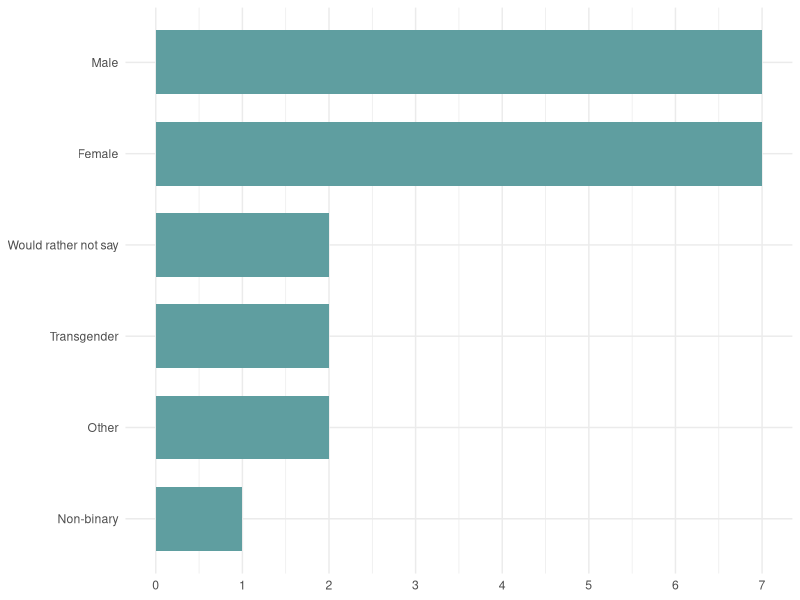
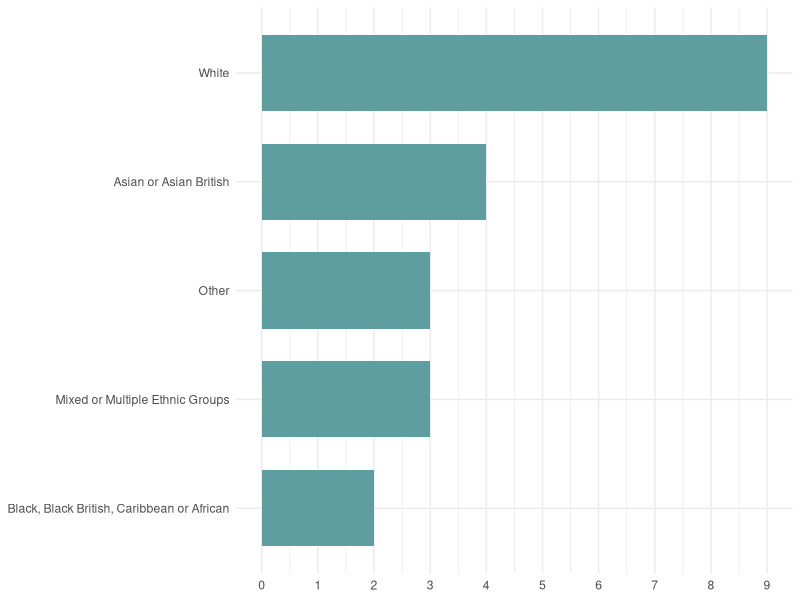
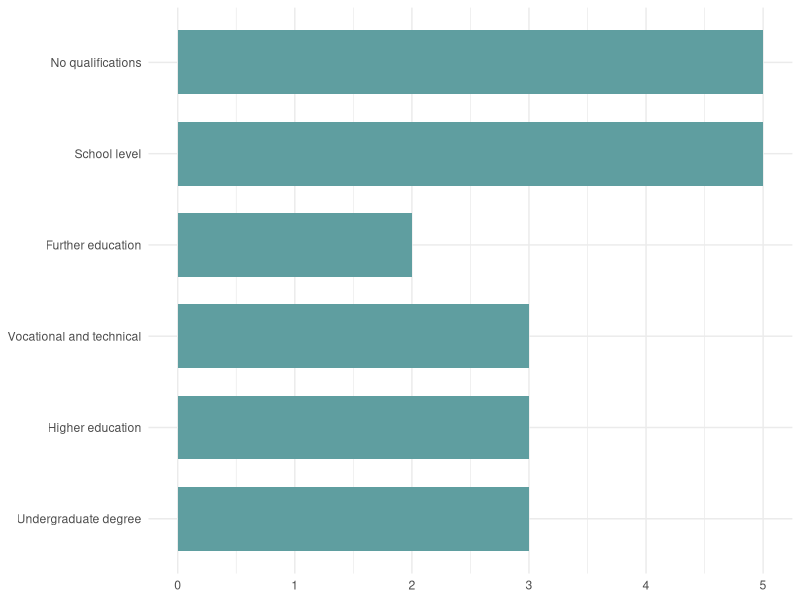
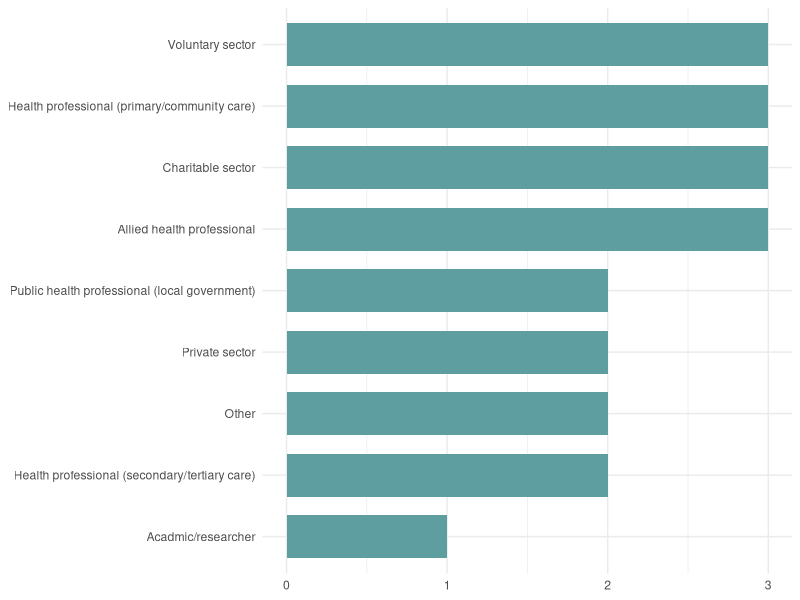
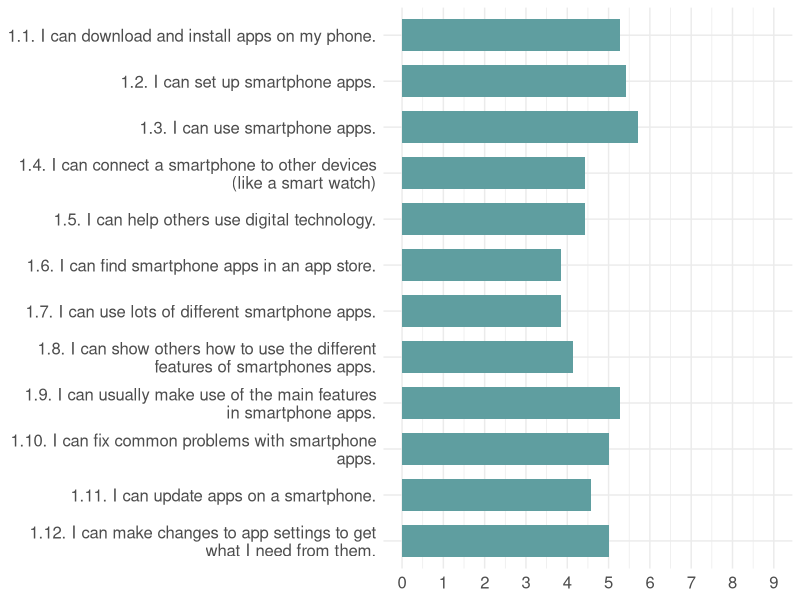
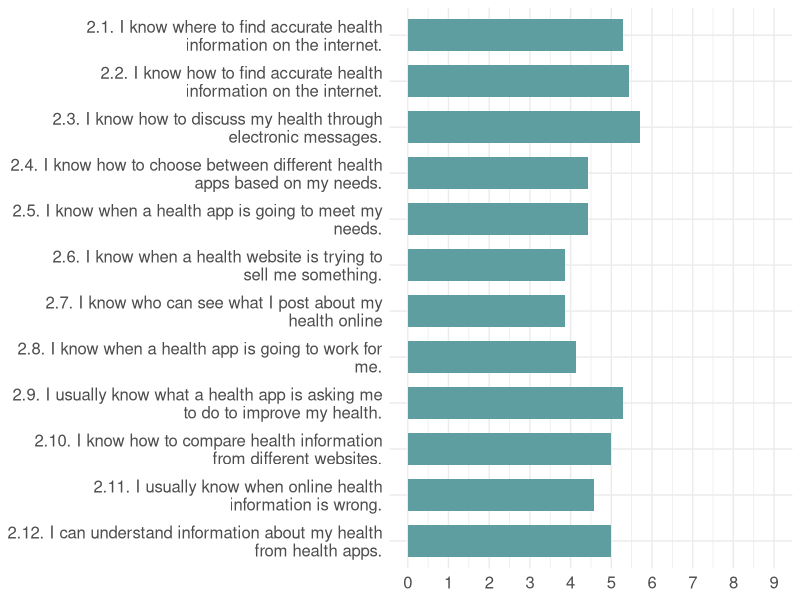
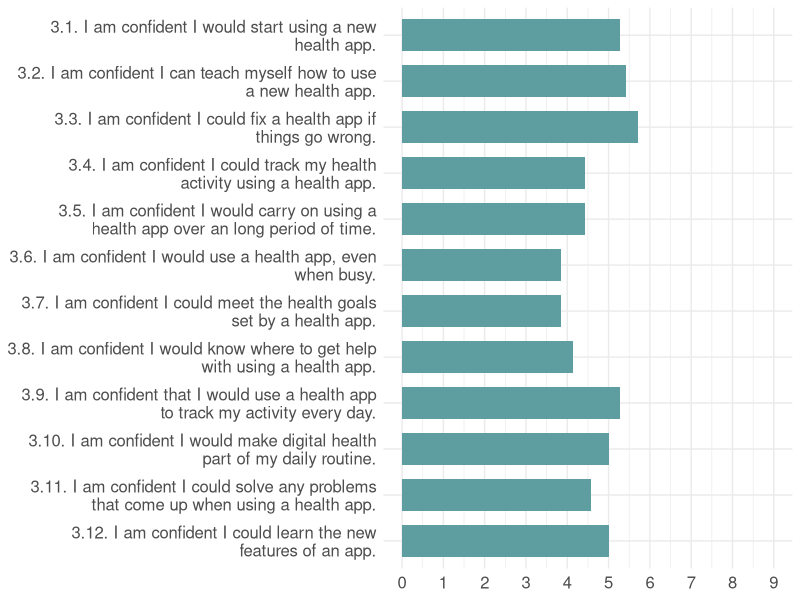
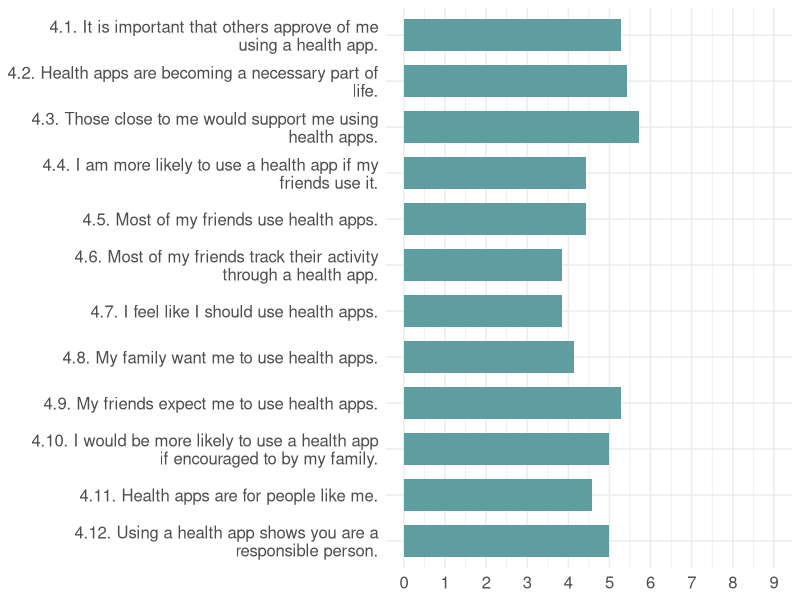

R code for these plots, in order:
## ---- chunk 1
knitr::opts_chunk$set(error=FALSE, warning=FALSE, message=FALSE)
## ---- chunk 2
# Load libraries
library(tidyverse)
library(dplyr)
library(ggplot2)
library(stringr)
## ---- chunk 3
data <- read.csv("data/raw_data.csv") # Load data
## ---- chunk 4
# Recode values
data$edu_att <- recode(data$edu_att,
  "School-level (GCSEs, CSEs, O-Levels, or equivalent)" = "School level",
  "Further education (A-Level, NVQ, Scottish Highers, or equivalent)" = "Further education",
  "Vocational and technical (NVQ Level 1 and 2, BTEC, Apprenticeships, or equivalent)" = "Vocational and technical",
  "Higher education (HNC, HND, Foundational Degree, or equivalent)" = "Higher education",
  "Undergraduate Degree (BA, BSc, BEng, or equivalent)" = "Undergraduate degree",
  "Postgraduate and professional (MA, MSc, MBA, PhD, or equivalent)" = "Postgraduate and professional"
)
## ---- chunk 5
# Step 1: Summarize the counts by gender group
gender_counts <- data %>%
  group_by(gen_grp) %>%
  summarise(Count = n())  # Count the frequency of each gender group

# Step 2: Create the horizontal bar chart with bars ordered by count
ggplot(gender_counts, aes(x = factor(gen_grp, levels = gen_grp[order(Count)]), y = Count)) +
  geom_bar(stat = "identity", width = 0.7, fill="cadetblue") +
  coord_flip() +  # Flips the chart to horizontal
  labs(title = NULL, x = NULL, y = NULL) +  # Set x and y labels to NULL
  scale_y_continuous(breaks = seq(0, max(gender_counts$Count), by = 1)) +  # Set y-axis to display whole numbers
  theme_minimal()
## ---- chunk 6
# Step 1: Summarize the counts by ethnicity group
gender_counts <- data %>%
  group_by(eth_grp) %>%
  summarise(Count = n()) %>%  # Count the frequency of each ethnicity group
  arrange(Count)  # Order by Count in ascending order

# Step 2: Create the horizontal bar chart with whole number labels on the y-axis
# Set the factor levels based on the ascending order of counts
gender_counts$eth_grp <- factor(gender_counts$eth_grp, levels = gender_counts$eth_grp)

ggplot(gender_counts, aes(x = eth_grp, y = Count)) +
  geom_bar(stat = "identity", width = 0.7, fill="cadetblue") +
  coord_flip() +  # Flips the chart to horizontal
  labs(title = NULL, x = NULL, y = NULL) +  # Set x and y labels to NULL
  scale_y_continuous(breaks = seq(0, max(gender_counts$Count), by = 1)) +  # Set y-axis to display whole numbers
  theme_minimal()
## ---- chunk 7
# Step 1: Summarize the counts by educational attainment
edu_counts <- data %>%
  group_by(edu_att) %>%
  summarise(Count = n())  # Count the frequency of each educational attainment category

# Step 2: Define the specific order for educational attainment
desired_order <- c(
  "Other",
  "Postgraduate and professional",
  "Undergraduate degree",
  "Higher education",
  "Vocational and technical", 
  "Further education", 
  "School level", 
  "No qualifications"
)

# Set the factor levels based on the desired order
edu_counts$edu_att <- factor(edu_counts$edu_att, levels = desired_order)

# Create the horizontal bar chart with reduced bar width and gaps
ggplot(edu_counts, aes(x = edu_att, y = Count)) +
  geom_bar(stat = "identity", width = 0.7, fill="cadetblue") +  # Adjust bar width and gaps
  coord_flip() +  # Flips the chart to horizontal
  labs(title = NULL, x = NULL, y = NULL) +  # Set x and y labels to NULL
  scale_y_continuous(breaks = seq(0, max(edu_counts$Count), by = 1)) +  # Set y-axis to display whole numbers
  theme_minimal() +
  theme(panel.spacing = unit(0.2, "cm"))  # Adjust space between panels if using facets
## ---- chunk 8
# Step 1: Summarize the counts by employment sector
gender_counts <- data %>%
  group_by(emp_sec) %>%
  summarise(Count = n()) %>%  # Count the frequency of each employment sector
  arrange(Count)  # Order by Count in ascending order

# Step 2: Create the horizontal bar chart with whole number labels on the y-axis
# Set the factor levels based on the ascending order of counts
gender_counts$emp_sec <- factor(gender_counts$emp_sec, levels = gender_counts$emp_sec)

ggplot(gender_counts, aes(x = emp_sec, y = Count)) +
  geom_bar(stat = "identity", width = 0.7, fill="cadetblue") +
  coord_flip() +  # Flips the chart to horizontal
  labs(title = NULL, x = NULL, y = NULL) +  # Set x and y labels to NULL
  scale_y_continuous(breaks = seq(0, max(gender_counts$Count), by = 1)) +  # Set y-axis to display whole numbers
  theme_minimal()
## ---- chunk 9
# Step 1: Calculate mean scores for the variables of interest with descriptive names
mean_scores <- data %>%
  summarise(
    "1.1. I can download and install apps on my phone." = mean(dsk_01, na.rm = TRUE),
    "1.2. I can set up smartphone apps." = mean(dsk_02, na.rm = TRUE),
    "1.3. I can use smartphone apps." = mean(dsk_03, na.rm = TRUE),
    "1.4. I can connect a smartphone to other devices (like a smart watch)" = mean(dsk_04, na.rm = TRUE),
    "1.5. I can help others use digital technology." = mean(dsk_05, na.rm = TRUE),
    "1.6. I can find smartphone apps in an app store." = mean(dsk_06, na.rm = TRUE),
    "1.7. I can use lots of different smartphone apps." = mean(dsk_07, na.rm = TRUE),
    "1.8. I can show others how to use the different features of smartphones apps." = mean(dsk_08, na.rm = TRUE),
    "1.9. I can usually make use of the main features in smartphone apps." = mean(dsk_09, na.rm = TRUE),
    "1.10. I can fix common problems with smartphone apps." = mean(dsk_10, na.rm = TRUE),
    "1.11. I can update apps on a smartphone." = mean(dsk_11, na.rm = TRUE),
    "1.12. I can make changes to app settings to get what I need from them." = mean(dsk_12, na.rm = TRUE)
  ) %>%
  pivot_longer(cols = everything(), names_to = "Variable", values_to = "MeanScore")  # Reshape data

# Step 3: Create the horizontal bar chart with wrapped labels
ggplot(mean_scores, aes(x = factor(Variable, levels = rev(c("1.1. I can download and install apps on my phone.", "1.2. I can set up smartphone apps.", "1.3. I can use smartphone apps.", "1.4. I can connect a smartphone to other devices (like a smart watch)", "1.5. I can help others use digital technology.", "1.6. I can find smartphone apps in an app store.", "1.7. I can use lots of different smartphone apps.", "1.8. I can show others how to use the different features of smartphones apps.", "1.9. I can usually make use of the main features in smartphone apps.", "1.10. I can fix common problems with smartphone apps.", "1.11. I can update apps on a smartphone.", "1.12. I can make changes to app settings to get what I need from them."))), y = MeanScore)) +
  geom_bar(stat = "identity", width=0.7, fill="cadetblue") +
  coord_flip() +  # Flip the chart to horizontal
  labs(title = NULL, x = NULL, y = NULL) +  # Set x and y labels to NULL
  scale_y_continuous(breaks = seq(0, 9, by = 1), limits = c(0, 9)) +  # Set y-axis to display whole numbers from 0 to 9
  theme_minimal() + 
  theme(axis.text.x = element_text(size = 12),  # Keep x-axis text (mean scores)
        axis.text.y = element_text(size = 12),  # Wrap y-axis text (variable names)
        axis.title.x = element_text(size = 14),  # Customize x-axis title
        axis.title.y = element_text(size = 14)) +  # Customize y-axis title
  scale_x_discrete(labels = function(x) str_wrap(x, width = 50))  # Wrap y-axis labels
## ---- chunk 10
# Step 1: Calculate mean scores for the variables of interest with descriptive names
mean_scores <- data %>%
  summarise(
    "2.1. I know where to find accurate health information on the internet." = mean(dhl_01, na.rm = TRUE),
    "2.2. I know how to find accurate health information on the internet." = mean(dhl_02, na.rm = TRUE),
    "2.3. I know how to discuss my health through electronic messages." = mean(dhl_03, na.rm = TRUE),
    "2.4. I know how to choose between different health apps based on my needs." = mean(dhl_04, na.rm = TRUE),
    "2.5. I know when a health app is going to meet my needs." = mean(dhl_05, na.rm = TRUE),
    "2.6. I know when a health website is trying to sell me something." = mean(dhl_06, na.rm = TRUE),
    "2.7. I know who can see what I post about my health online" = mean(dhl_07, na.rm = TRUE),
    "2.8. I know when a health app is going to work for me." = mean(dhl_08, na.rm = TRUE),
    "2.9. I usually know what a health app is asking me to do to improve my health. " = mean(dhl_09, na.rm = TRUE),
    "2.10. I know how to compare health information from different websites." = mean(dhl_10, na.rm = TRUE),
    "2.11. I usually know when online health information is wrong." = mean(dhl_11, na.rm = TRUE),
    "2.12. I can understand information about my health from health apps." = mean(dhl_12, na.rm = TRUE)
  ) %>%
  pivot_longer(cols = everything(), names_to = "Variable", values_to = "MeanScore")  # Reshape data

# Step 3: Create the horizontal bar chart with wrapped labels
ggplot(mean_scores, aes(x = factor(Variable, levels = rev(c("2.1. I know where to find accurate health information on the internet.", "2.2. I know how to find accurate health information on the internet.", "2.3. I know how to discuss my health through electronic messages.", "2.4. I know how to choose between different health apps based on my needs.", "2.5. I know when a health app is going to meet my needs.", "2.6. I know when a health website is trying to sell me something.", "2.7. I know who can see what I post about my health online", "2.8. I know when a health app is going to work for me.", "2.9. I usually know what a health app is asking me to do to improve my health. ", "2.10. I know how to compare health information from different websites.", "2.11. I usually know when online health information is wrong.", "2.12. I can understand information about my health from health apps."))), y = MeanScore)) +
  geom_bar(stat = "identity", width=0.7, fill="cadetblue") +
  coord_flip() +  # Flips the chart to horizontal
  labs(title = NULL, x = NULL, y = NULL) +  # Set x and y labels to NULL
  scale_y_continuous(breaks = seq(0, 9, by = 1), limits = c(0, 9)) +  # Set y-axis to display whole numbers from 0 to 9
  theme_minimal() + 
  theme(axis.text.x = element_text(size = 12),  # Keep x-axis text (mean scores)
        axis.text.y = element_text(size = 12),  # Wrap y-axis text (variable names)
        axis.title.x = element_text(size = 14),  # Customize x-axis title
        axis.title.y = element_text(size = 14)) +  # Customize y-axis title
  scale_x_discrete(labels = function(x) str_wrap(x, width = 50))  # Wrap y-axis labels
## ---- chunk 11
# Step 1: Calculate mean scores for the variables of interest with descriptive names
mean_scores <- data %>%
  summarise(
    "3.1. I am confident I would start using a new health app." = mean(dse_01, na.rm = TRUE),
    "3.2. I am confident I can teach myself how to use a new health app." = mean(dse_02, na.rm = TRUE),
    "3.3. I am confident I could fix a health app if things go wrong." = mean(dse_03, na.rm = TRUE),
    "3.4. I am confident I could track my health activity using a health app." = mean(dse_04, na.rm = TRUE),
    "3.5. I am confident I would carry on using a health app over an long period of time." = mean(dse_05, na.rm = TRUE),
    "3.6. I am confident I would use a health app, even when busy." = mean(dse_06, na.rm = TRUE),
    "3.7. I am confident I could meet the health goals set by a health app." = mean(dse_07, na.rm = TRUE),
    "3.8. I am confident I would know where to get help with using a health app." = mean(dse_08, na.rm = TRUE),
    "3.9. I am confident that I would use a health app to track my activity every day." = mean(dse_09, na.rm = TRUE),
    "3.10. I am confident I would make digital health part of my daily routine." = mean(dse_10, na.rm = TRUE),
    "3.11. I am confident I could solve any problems that come up when using a health app." = mean(dse_11, na.rm = TRUE),
    "3.12. I am confident I could learn the new features of an app." = mean(dse_12, na.rm = TRUE)
  ) %>%
  pivot_longer(cols = everything(), names_to = "Variable", values_to = "MeanScore")  # Reshape data

# Step 3: Create the horizontal bar chart for mean scores with wrapped labels and y-axis limits
ggplot(mean_scores, aes(x = factor(Variable, levels = rev(c("3.1. I am confident I would start using a new health app.", "3.2. I am confident I can teach myself how to use a new health app.", "3.3. I am confident I could fix a health app if things go wrong.", "3.4. I am confident I could track my health activity using a health app.", "3.5. I am confident I would carry on using a health app over an long period of time.", "3.6. I am confident I would use a health app, even when busy.", "3.7. I am confident I could meet the health goals set by a health app.", "3.8. I am confident I would know where to get help with using a health app.", "3.9. I am confident that I would use a health app to track my activity every day.", "3.10. I am confident I would make digital health part of my daily routine.", "3.11. I am confident I could solve any problems that come up when using a health app.", "3.12. I am confident I could learn the new features of an app."))),  y = MeanScore)) +
  geom_bar(stat = "identity", width=0.7, fill="cadetblue") +
  coord_flip() +  # Flip the chart to horizontal
  labs(title = NULL, x = NULL, y = NULL) +  # Set x and y labels to NULL
  scale_y_continuous(breaks = seq(0, 9, by = 1), limits = c(0, 9)) +  # Set y-axis to display whole numbers from 0 to 9
  theme_minimal() + 
  theme(axis.text.x = element_text(size = 12),  # Keep x-axis text (mean scores)
        axis.text.y = element_text(size = 12),  # Wrap y-axis text (variable names)
        axis.title.x = element_text(size = 14),  # Customize x-axis title
        axis.title.y = element_text(size = 14)) +  # Customize y-axis title
  scale_x_discrete(labels = function(x) str_wrap(x, width = 50))  # Wrap y-axis labels
## ---- chunk 12
# Step 1: Calculate mean scores for the variables of interest with descriptive names
mean_scores <- data %>%
  summarise(
    "4.1. It is important that others approve of me using a health app." = mean(sdn_01, na.rm = TRUE),
    "4.2. Health apps are becoming a necessary part of life." = mean(sdn_02, na.rm = TRUE),
    "4.3. Those close to me would support me using health apps." = mean(sdn_03, na.rm = TRUE),
    "4.4. I am more likely to use a health app if my friends use it." = mean(sdn_04, na.rm = TRUE),
    "4.5. Most of my friends use health apps." = mean(sdn_05, na.rm = TRUE),
    "4.6. Most of my friends track their activity through a health app." = mean(sdn_06, na.rm = TRUE),
    "4.7. I feel like I should use health apps." = mean(sdn_07, na.rm = TRUE),
    "4.8. My family want me to use health apps." = mean(sdn_08, na.rm = TRUE),
    "4.9. My friends expect me to use health apps." = mean(sdn_09, na.rm = TRUE),
    "4.10. I would be more likely to use a health app if encouraged to by my family." = mean(sdn_10, na.rm = TRUE),
    "4.11. Health apps are for people like me." = mean(sdn_11, na.rm = TRUE),
    "4.12. Using a health app shows you are a responsible person." = mean(sdn_12, na.rm = TRUE)
  ) %>%
  pivot_longer(cols = everything(), names_to = "Variable", values_to = "MeanScore")  # Reshape data

# Step 3: Create the horizontal bar chart for mean scores with wrapped labels and y-axis limits
ggplot(mean_scores, aes(x = factor(Variable, levels = rev(c("4.1. It is important that others approve of me using a health app.", "4.2. Health apps are becoming a necessary part of life.", "4.3. Those close to me would support me using health apps.", "4.4. I am more likely to use a health app if my friends use it.", "4.5. Most of my friends use health apps.", "4.6. Most of my friends track their activity through a health app.", "4.7. I feel like I should use health apps.", "4.8. My family want me to use health apps.", "4.9. My friends expect me to use health apps.", "4.10. I would be more likely to use a health app if encouraged to by my family.", "4.11. Health apps are for people like me.", "4.12. Using a health app shows you are a responsible person."))), y = MeanScore)) +
  geom_bar(stat = "identity", width=0.7, fill="cadetblue") +
  coord_flip() +  # Flip the chart to horizontal
  labs(title = NULL, x = NULL, y = NULL) +  # Set x and y labels to NULL
  scale_y_continuous(breaks = seq(0, 9, by = 1), limits = c(0, 9)) +  # Set y-axis to display whole numbers from 0 to 9
  theme_minimal() + 
  theme(axis.text.x = element_text(size = 12),  # Keep x-axis text (mean scores)
        axis.text.y = element_text(size = 12),  # Wrap y-axis text (variable names)
        axis.title.x = element_text(size = 14),  # Customize x-axis title
        axis.title.y = element_text(size = 14)) +  # Customize y-axis title
  scale_x_discrete(labels = function(x) str_wrap(x, width = 50))  # Wrap y-axis labels
## ---- chunk 13
# Step 1: Calculate mean scores for the variables of interest with descriptive names
mean_scores <- data %>%
  summarise(
    "5.1. I believe that health apps would improve my health." = mean(doe_01, na.rm = TRUE),
    "5.2. Using health apps for at least three months would improve my health." = mean(doe_02, na.rm = TRUE),
    "5.3. I believe that using health apps would improve my overall health." = mean(doe_03, na.rm = TRUE),
    "5.4. I believe that I would see the benefit of using health apps straight away." = mean(doe_04, na.rm = TRUE),
    "5.5. I believe that health apps would help me with my long term conditions (if applicable)." = mean(doe_05, na.rm = TRUE),
    "5.6. I believe that I would still see improvements from health apps after a year." = mean(doe_06, na.rm = TRUE),
    "5.7. I believe that my general wellbeing would improve if I used health apps." = mean(doe_07, na.rm = TRUE),
    "5.8. I think I would enjoy using health apps." = mean(doe_08, na.rm = TRUE),
    "5.9. I believe that using health apps would be good for me." = mean(doe_09, na.rm = TRUE),
    "5.10. I believe that my diet would improve if I used a health app." = mean(doe_10, na.rm = TRUE),
    "5.11. I believe that using health apps would help me prevent ill health in the future." = mean(doe_11, na.rm = TRUE),
    "5.12. I believe that health apps would improve my overall quality of life." = mean(doe_12, na.rm = TRUE)
  ) %>%
  pivot_longer(cols = everything(), names_to = "Variable", values_to = "MeanScore")  # Reshape data

# Step 3: Create the horizontal bar chart for mean scores with wrapped labels and y-axis limits
ggplot(mean_scores, aes(x = factor(Variable, levels = rev(c("5.1. I believe that health apps would improve my health.", "5.2. Using health apps for at least three months would improve my health.", "5.3. I believe that using health apps would improve my overall health.", "5.4. I believe that I would see the benefit of using health apps straight away.", "5.5. I believe that health apps would help me with my long term conditions (if applicable).", "5.6. I believe that I would still see improvements from health apps after a year.", "5.7. I believe that my general wellbeing would improve if I used health apps.", "5.8. I think I would enjoy using health apps.", "5.9. I believe that using health apps would be good for me.", "5.10. I believe that my diet would improve if I used a health app.", "5.11. I believe that using health apps would help me prevent ill health in the future.", "5.12. I believe that health apps would improve my overall quality of life."))), y = MeanScore)) +
  geom_bar(stat = "identity", width=0.7, fill="cadetblue") +
  coord_flip() +  # Flip the chart to horizontal
  labs(title = NULL, x = NULL, y = NULL) +  # Set x and y labels to NULL
  scale_y_continuous(breaks = seq(0, 9, by = 1), limits = c(0, 9)) +  # Set y-axis to display whole numbers from 0 to 9
  theme_minimal() + 
  theme(axis.text.x = element_text(size = 12),  # Keep x-axis text (mean scores)
        axis.text.y = element_text(size = 12),  # Wrap y-axis text (variable names)
        axis.title.x = element_text(size = 14),  # Customize x-axis title
        axis.title.y = element_text(size = 14)) +  # Customize y-axis title
  scale_x_discrete(labels = function(x) str_wrap(x, width = 50))  # Wrap y-axis labels
## ---- chunk 14
# Step 1: Calculate mean scores for the variables of interest with descriptive names
mean_scores <- data %>%
  summarise(
    "6.1. I am comfortable entering personal details into health apps." = mean(dtr_01, na.rm = TRUE),
    "6.2. I am comfortable with health apps tracking my location." = mean(dtr_02, na.rm = TRUE),
    "6.3. I am comfortable sharing health information with other users of health apps." = mean(dtr_03, na.rm = TRUE),
    "6.4. I am comfortable giving the information that health apps ask for." = mean(dtr_04, na.rm = TRUE),
    "6.5. I am not worried about how my information is handled by health apps." = mean(dtr_05, na.rm = TRUE),
    "6.6. I am more likely to trust health apps made by companies or organisations I am familiar with." = mean(dtr_06, na.rm = TRUE),
    "6.7. I am more likely to use health apps recommended by a health professional." = mean(dtr_07, na.rm = TRUE),
    "6.8. I believe the claims made about the benefits of health apps." = mean(dtr_08, na.rm = TRUE),
    "6.9. I am comfortable with others seeing my health information when using health app." = mean(dtr_09, na.rm = TRUE),
    "6.10. I feel safe sharing my health information with a health app." = mean(dtr_10, na.rm = TRUE),
    "6.11. I generally trust the companies that make health apps to protect my privacy." = mean(dtr_11, na.rm = TRUE),
    "6.12. I trust health app companies to have measures in place to keep my information safe." = mean(dtr_12, na.rm = TRUE)
  ) %>%
  pivot_longer(cols = everything(), names_to = "Variable", values_to = "MeanScore")  # Reshape data

# Step 3: Create the horizontal bar chart for mean scores with wrapped labels and y-axis limits
ggplot(mean_scores, aes(x = factor(Variable, levels = rev(c("6.1. I am comfortable entering personal details into health apps.", "6.2. I am comfortable with health apps tracking my location.", "6.3. I am comfortable sharing health information with other users of health apps.", "6.4. I am comfortable giving the information that health apps ask for.", "6.5. I am not worried about how my information is handled by health apps.", "6.6. I am more likely to trust health apps made by companies or organisations I am familiar with.", "6.7. I am more likely to use health apps recommended by a health professional.", "6.8. I believe the claims made about the benefits of health apps.", "6.9. I am comfortable with others seeing my health information when using health app.", "6.10. I feel safe sharing my health information with a health app.", "6.11. I generally trust the companies that make health apps to protect my privacy.", "6.12. I trust health app companies to have measures in place to keep my information safe."))), y = MeanScore)) +
  geom_bar(stat = "identity", width=0.7, fill="cadetblue") +
  coord_flip() +  # Flips the chart to horizontal
  labs(title = NULL, x = NULL, y = NULL) +  # Set x and y labels to NULL
  scale_y_continuous(breaks = seq(0, 9, by = 1), limits = c(0, 9)) +  # Set y-axis to display whole numbers from 0 to 9
  theme_minimal() + 
  theme(axis.text.x = element_text(size = 12),  # Keep x-axis text (mean scores)
        axis.text.y = element_text(size = 12),  # Keep y-axis text (variable names)
        axis.title.x = element_text(size = 14),  # Customize x-axis title
        axis.title.y = element_text(size = 14)) +  # Customize y-axis title
  scale_x_discrete(labels = function(x) str_wrap(x, width = 50))  # Wrap y-axis labels
## ---- chunk 15
# Step 1: Calculate mean scores for the variables of interest with descriptive names
mean_scores <- data %>%
  summarise(
    "7.1. ...because I find them to be enjoyable." = mean(dbr_01, na.rm = TRUE),
    "7.2. ...because they are fun to engage with." = mean(dbr_02, na.rm = TRUE),
    "7.3. ...because they help me to learn about my health and well-being." = mean(dbr_03, na.rm = TRUE),
    "7.4. ...because they are important in supporting my health and well-being." = mean(dbr_04, na.rm = TRUE),
    "7.5. ...because they let me track my own progress towards my health and well-being goals." = mean(dbr_05, na.rm = TRUE),
    "7.6. ...because they allow me to manage my own health and well-being." = mean(dbr_06, na.rm = TRUE),
    "7.7. ...because they allow me to take responsibility for my health and well-being." = mean(dbr_07, na.rm = TRUE),
    "7.8. ...because I use technology in all aspects of my life (it is part of who I am)." = mean(dbr_08, na.rm = TRUE)
  ) %>%
  pivot_longer(cols = everything(), names_to = "Variable", values_to = "MeanScore")  # Reshape data

# Step 3: Create the horizontal bar chart for mean scores with wrapped labels and y-axis limits
ggplot(mean_scores, aes(x = factor(Variable, levels = rev(c("7.1. ...because I find them to be enjoyable.", "7.2. ...because they are fun to engage with.", "7.3. ...because they help me to learn about my health and well-being.", "7.4. ...because they are important in supporting my health and well-being.", "7.5. ...because they let me track my own progress towards my health and well-being goals.", "7.6. ...because they allow me to manage my own health and well-being.",    "7.7. ...because they allow me to take responsibility for my health and well-being.", "7.8. ...because I use technology in all aspects of my life (it is part of who I am)."))), y = MeanScore)) +
  geom_bar(stat = "identity", width=0.7, fill="cadetblue") +
  coord_flip() +  # Flips the chart to horizontal
  labs(title = NULL, x = NULL, y = NULL) +  # Set x and y labels to NULL
  scale_y_continuous(breaks = seq(0, 9, by = 1), limits = c(0, 9)) +  # Set y-axis to display whole numbers from 0 to 9
  theme_minimal() + 
  theme(axis.text.x = element_text(size = 12),  # Keep x-axis text (mean scores)
        axis.text.y = element_text(size = 12),  # Keep y-axis text (variable names)
        axis.title.x = element_text(size = 14),  # Customize x-axis title
        axis.title.y = element_text(size = 14)) +  # Customize y-axis title
  scale_x_discrete(labels = function(x) str_wrap(x, width = 50))  # Wrap y-axis labels
## ---- chunk 16
# Step 1: Calculate mean scores for the variables of interest with descriptive names
mean_scores <- data %>%
  summarise(
    "7.9. ...because I’d feel guilty if I did not." = mean(dbr_09, na.rm = TRUE),
    "7.10. ...because I would feel bad about myself if I did not." = mean(dbr_10, na.rm = TRUE),
    "7.11. ...because I don’t feel like I have a choice." = mean(dbr_11, na.rm = TRUE),
    "7.12. ...because healthcare professionals pressure me to." = mean(dbr_12, na.rm = TRUE),
    "7.13. ...because I am told to." = mean(dbr_13, na.rm = TRUE),
    "7.14. ...because I don’t want to feel left out." = mean(dbr_14, na.rm = TRUE),
    "7.15. ...because I don’t want to let other people down." = mean(dbr_15, na.rm = TRUE)
  ) %>%
  pivot_longer(cols = everything(), names_to = "Variable", values_to = "MeanScore")  # Reshape data

# Step 3: Create the horizontal bar chart for mean scores with wrapped labels and y-axis limits
ggplot(mean_scores, aes(x = factor(Variable, levels = rev(c("7.9. ...because I’d feel guilty if I did not.", "7.10. ...because I would feel bad about myself if I did not.", "7.11. ...because I don’t feel like I have a choice.", "7.12. ...because healthcare professionals pressure me to.", "7.13. ...because I am told to.", "7.14. ...because I don’t want to feel left out.", "7.15. ...because I don’t want to let other people down."))), y = MeanScore)) +
  geom_bar(stat = "identity", width=0.7, fill="cadetblue") +
  coord_flip() +  # Flips the chart to horizontal
  labs(title = NULL, x = NULL, y = NULL) +  # Set x and y labels to NULL
  scale_y_continuous(breaks = seq(0, 9, by = 1), limits = c(0, 9)) +  # Set y-axis to display whole numbers from 0 to 9
  theme_minimal() + 
  theme(axis.text.x = element_text(size = 12),  # Keep x-axis text (mean scores)
        axis.text.y = element_text(size = 12),  # Keep y-axis text (variable names)
        axis.title.x = element_text(size = 14),  # Customize x-axis title
        axis.title.y = element_text(size = 14)) +  # Customize y-axis title
  scale_x_discrete(labels = function(x) str_wrap(x, width = 50))  # Wrap y-axis labels
## ---- chunk 17
# Step 1: Calculate mean scores for the variables of interest with descriptive names
mean_scores <- data %>%
  summarise(
    "7.16. ...I don’t see how they are going to help me to improve my health and well-being." = mean(dbr_16, na.rm = TRUE),
    "7.17. ...I don’t see value in them." = mean(dbr_17, na.rm = TRUE),
    "7.18. ...I don’t consider them to be useful." = mean(dbr_18, na.rm = TRUE),
    "7.19. ...I’m not interested in monitoring my health and well-being." = mean(dbr_19, na.rm = TRUE),
    "7.20. ...I cannot use the features." = mean(dbr_20, na.rm = TRUE),
    "7.21. ...I don’t believe they will lead to any results." = mean(dbr_21, na.rm = TRUE)
  ) %>%
  pivot_longer(cols = everything(), names_to = "Variable", values_to = "MeanScore")  # Reshape data

# Step 3: Create the horizontal bar chart for mean scores with wrapped labels and y-axis limits
ggplot(mean_scores, aes(x = factor(Variable, levels = rev(c("7.16. ...I don’t see how they are going to help me to improve my health and well-being.", "7.17. ...I don’t see value in them.", "7.18. ...I don’t consider them to be useful.", "7.19. ...I’m not interested in monitoring my health and well-being.", "7.20. ...I cannot use the features.", "7.21. ...I don’t believe they will lead to any results."))), y = MeanScore)) +
  geom_bar(stat = "identity", width=0.7, fill="cadetblue") +
  coord_flip() +  # Flips the chart to horizontal
  labs(title = NULL, x = NULL, y = NULL) +  # Set x and y labels to NULL
  scale_y_continuous(breaks = seq(0, 9, by = 1), limits = c(0, 9)) +  # Set y-axis to display whole numbers from 0 to 9
  theme_minimal() + 
  theme(axis.text.x = element_text(size = 12),  # Keep x-axis text (mean scores)
        axis.text.y = element_text(size = 12),  # Keep y-axis text (variable names)
        axis.title.x = element_text(size = 14),  # Customize x-axis title
        axis.title.y = element_text(size = 14)) +  # Customize y-axis title
  scale_x_discrete(labels = function(x) str_wrap(x, width = 50))  # Wrap y-axis labels
